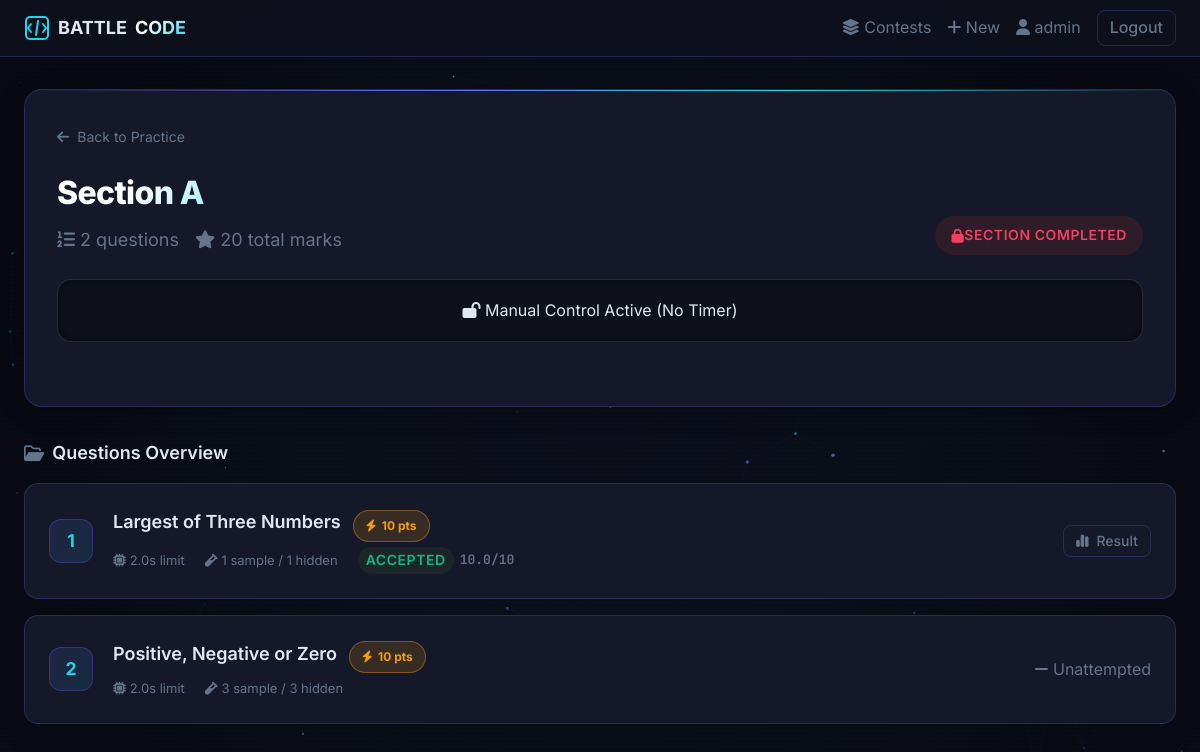
Screenshot of /contests/1/section/1/ (signed in) with the database file from the repository.
### apps/accounts/models.py (models this page shows, shortened)
class User(AbstractUser):
    ROLE_CANDIDATE = 'candidate'
    ROLE_ADMIN = 'admin'
    ROLE_CHOICES = [
        (ROLE_CANDIDATE, 'Candidate'),
        (ROLE_ADMIN, 'Admin'),
    ]
    role = models.CharField(max_length=20, choices=ROLE_CHOICES, default=ROLE_CANDIDATE)
    email = models.EmailField(unique=True)
    @property
    def is_contest_admin(self):
        return self.role == self.ROLE_ADMIN or self.is_staff

### apps/contests/models.py (models this page shows, shortened)
class Contest(models.Model):
    STATUS_DRAFT = 'draft'
    STATUS_ACTIVE = 'active'
    STATUS_ENDED = 'ended'
    STATUS_CHOICES = [
        (STATUS_DRAFT, 'Draft'),
        (STATUS_ACTIVE, 'Active'),
        (STATUS_ENDED, 'Ended'),
    ]
    title = models.CharField(max_length=255)
    description = models.TextField(blank=True)
    start_time = models.DateTimeField()
    end_time = models.DateTimeField()
    status = models.CharField(max_length=20, choices=STATUS_CHOICES, default=STATUS_DRAFT)
    created_by = models.ForeignKey(User, on_delete=models.CASCADE, related_name='created_contests')
    participants = models.ManyToManyField(User, through='ContestParticipant', related_name='contests')
    created_at = models.DateTimeField(auto_now_add=True)
    updated_at = models.DateTimeField(auto_now=True)
    enable_security_features = models.BooleanField(
        default=True,
        help_text="If enabled, participants will be logged out for exiting fullscreen or switching tabs."
    )
    manual_control_mode = models.BooleanField(
        default=False,
        help_text="If enabled, timers are disabled and sections must be manually unlocked by the admin."
    )
    class Meta:
        ordering = ['-created_at']
    @property
    def is_active(self):
        now = timezone.now()
        return self.status == self.STATUS_ACTIVE and self.start_time <= now <= self.end_time

class Section(models.Model):
    contest = models.ForeignKey(Contest, on_delete=models.CASCADE, related_name='sections')
    name = models.CharField(max_length=255)
    order = models.PositiveIntegerField(default=1)
    duration = models.PositiveIntegerField(help_text='Duration in minutes')
    is_manual_unlocked = models.BooleanField(
        default=False,
        help_text="Only used if Contest is in Manual Control Mode."
    )
    class Meta:
        ordering = ['order']
    def total_marks(self):
        return self.questions.aggregate(
            total=models.Sum('marks')
        )['total'] or 0

class Question(models.Model):
    section = models.ForeignKey(Section, on_delete=models.CASCADE, related_name='questions')
    title = models.CharField(max_length=255)
    problem_statement = models.TextField()
    input_format = models.TextField(blank=True)
    output_format = models.TextField(blank=True)
    constraints = models.TextField(blank=True)
    sample_input = models.TextField(blank=True)
    sample_output = models.TextField(blank=True)
    marks = models.PositiveIntegerField(default=10)
    time_limit = models.FloatField(default=2.0, help_text='Seconds per test case')
    order = models.PositiveIntegerField(default=1)
    created_at = models.DateTimeField(auto_now_add=True)
    java_customized = models.BooleanField(
        default=False,
        help_text='If enabled, Java participants see custom problem text below instead of the default Python text.'
    )
    java_problem_statement = models.TextField(blank=True, help_text='Java-specific problem statement (used only if Java Customized is checked)')
    java_input_format = models.TextField(blank=True, help_text='Java-specific input format')
    java_output_format = models.TextField(blank=True, help_text='Java-specific output format')
    java_constraints = models.TextField(blank=True, help_text='Java-specific constraints')
    java_sample_input = models.TextField(blank=True, help_text='Java-specific sample input')
    java_sample_output = models.TextField(blank=True, help_text='Java-specific sample output')
    class Meta:
        ordering = ['order']
    def hidden_test_count(self):
        return self.test_cases.filter(is_hidden=True).count()
    def sample_test_count(self):
        return self.test_cases.filter(is_hidden=False).count()

### apps/submissions/models.py (models this page shows, shortened)
class Submission(models.Model):
    STATUS_PENDING  = 'pending'
    STATUS_RUNNING  = 'running'
    STATUS_ACCEPTED = 'accepted'
    STATUS_PARTIAL  = 'partial'
    STATUS_WRONG    = 'wrong_answer'
    STATUS_TLE      = 'time_limit_exceeded'
    STATUS_MLE      = 'memory_limit_exceeded'
    STATUS_RE       = 'runtime_error'
    STATUS_CE       = 'compile_error'
    STATUS_FAILED   = 'failed'
    STATUS_CHOICES = [
        (STATUS_PENDING,  'Pending'),
        (STATUS_RUNNING,  'Running'),
        (STATUS_ACCEPTED, 'Accepted'),
        (STATUS_PARTIAL,  'Partial'),
        (STATUS_WRONG,    'Wrong Answer'),
        (STATUS_TLE,      'Time Limit Exceeded'),
        (STATUS_MLE,      'Memory Limit Exceeded'),
        (STATUS_RE,       'Runtime Error'),
        (STATUS_CE,       'Compile Error'),
        (STATUS_FAILED,   'Failed'),
    ]
    user = models.ForeignKey(User, on_delete=models.CASCADE, related_name='submissions')
    question = models.ForeignKey(Question, on_delete=models.CASCADE, related_name='submissions')
    code = models.TextField()
    language = models.CharField(max_length=20, default='python')
    status = models.CharField(max_length=30, choices=STATUS_CHOICES, default=STATUS_PENDING)
    score = models.FloatField(default=0)
    error_message = models.TextField(blank=True)
    submitted_at = models.DateTimeField(auto_now_add=True)
    execution_time = models.FloatField(null=True, blank=True)
    task_id = models.CharField(max_length=255, blank=True)
    class Meta:
        ordering = ['-submitted_at']
    def get_status_class(self):
        mapping = {
            self.STATUS_ACCEPTED: 'status-accepted',
            self.STATUS_PARTIAL:  'status-partial',
            self.STATUS_WRONG:    'status-wrong',
            self.STATUS_TLE:      'status-tle',
            self.STATUS_RE:       'status-re',
            self.STATUS_CE:       'status-ce',
            self.STATUS_PENDING:  'status-pending',
            self.STATUS_RUNNING:  'status-running',
            self.STATUS_FAILED:   'status-wrong',
        }
        return mapping.get(self.status, 'status-default')

### apps/contests/views.py (the view, shortened to what this page needs)
# urls.py: path('<int:contest_id>/section/<int:section_id>/', views.section_view, name='section_view'),
@login_required
def section_view(request, contest_id, section_id):
    contest = get_object_or_404(Contest, id=contest_id)
    section = get_object_or_404(Section, id=section_id, contest=contest)
    if not ContestParticipant.objects.filter(
        contest=contest, user=request.user
    ).exists():
        messages.error(request, 'You are not registered for this contest.')
        return redirect('contest_detail', contest_id=contest_id)
    if not contest.is_active and not request.user.is_contest_admin:
        messages.error(request, 'Contest is not currently active.')
        return redirect('contest_detail', contest_id=contest_id)
    if contest.manual_control_mode:
        if not section.is_manual_unlocked:
            messages.error(request, f'⏳ Section {section.name} is currently locked by the administrator.')
            return redirect('contest_detail', contest_id=contest_id)
    progress, _ = UserSectionProgress.objects.get_or_create(
        user=request.user, section=section
    )
    if progress.started_at is None:
        progress.started_at = timezone.now()
        progress.save()
    progress.lock_if_expired()
    questions = section.questions.prefetch_related('test_cases').all()
    from apps.submissions.models import Submission
    submissions_map = {}
    for q in questions:
        last = Submission.objects.filter(
            user=request.user, question=q
        ).order_by('-submitted_at').first()
        submissions_map[q.id] = last
    all_sections = contest.sections.all()
    all_section_progress = {}
    for s in all_sections:
        sp, _ = UserSectionProgress.objects.get_or_create(user=request.user, section=s)
        sp.lock_if_expired()
        all_section_progress[s.id] = sp
    return render(request, 'contests/section.html', {
        'contest': contest,
        'section': section,
        'progress': progress,
        'questions': questions,
        'submissions_map': submissions_map,
        'seconds_remaining': progress.seconds_remaining(),
        'all_sections': all_sections,
        'all_section_progress': all_section_progress,
    })

### templates/contests/section.html (shortened to what this page needs)
{% extends 'base.html' %}
{% load contest_extras %}
{% block content %}
<div class="section-header-card">
  <div style="margin-bottom: 1rem;">
    <a href="{% url 'contest_detail' contest.id %}" style="color: var(--color-text-muted); text-decoration: none; font-size: 0.875rem; display: inline-flex; align-items: center; gap: 0.5rem; transition: color 0.2s;">
      <i class="fa-solid fa-arrow-left"></i> Back to {{ contest.title }}
    </a>
  </div>
  <div style="display: flex; justify-content: space-between; align-items: flex-end; margin-bottom: 1.5rem; flex-wrap: wrap; gap: 1rem;">
    <div>
      <h1 class="page-title" style="font-size: 2rem; margin-bottom: 0.5rem; font-weight: 800; background: linear-gradient(135deg, #ffffff 30%, var(--color-cyan)); -webkit-background-clip: text; -webkit-text-fill-color: transparent; background-clip: text; letter-spacing: -0.02em;">{{ section.name }}</h1>
      <p class="page-subtitle" style="display: flex; gap: 1rem; align-items: center; color: var(--color-text-muted);">
        <span><i class="fa-solid fa-list-ol"></i> {{ section.questions.count }} questions</span>
        <span><i class="fa-solid fa-star"></i> {{ section.total_marks }} total marks</span>
      </p>
    </div>
    {% if not progress.is_locked %}
      {% if first_q_id %}
        <a href="{% url 'question_editor' first_q_id %}" class="btn btn-primary" style="padding: 0.75rem 1.5rem; border-radius: 12px; font-weight: 600;">
          <i class="fa-solid fa-laptop-code"></i> Enter Editor
        </a>
      {% endif %}
    {% else %}
      <span class="badge badge-ended" style="padding: 0.5rem 1rem; font-size: 0.875rem; border-radius: 99px;">
        <i class="fa-solid fa-lock"></i> Section Completed
      </span>
    {% endif %}
  </div>
  <div class="timer-banner" id="timer-bar">
    {% if contest.manual_control_mode %}
      <div style="flex: 1; text-align: center;">
        <span class="badge-arena badge-active-arena" style="font-size: 1rem; padding: 0.5rem 2rem;">
          <i class="fa-solid fa-lock-open"></i> Manual Control Active (No Timer)
        </span>
      </div>
    {% endif %}
  </div>
</div>
<div style="margin-bottom: 2rem;">
  <h3 style="font-size: 1.125rem; font-weight: 600; margin-bottom: 1rem; display: flex; align-items: center; gap: 0.5rem;">
    <i class="fa-regular fa-folder-open text-muted"></i> Questions Overview
  </h3>
  {% for question in questions %}
  <div class="question-card">
    <div style="display: flex; align-items: center; flex: 1;">
      <div class="q-number">{{ forloop.counter }}</div>
      <div>
        <div style="display: flex; align-items: center; gap: 0.75rem; margin-bottom: 0.25rem;">
          <h4 class="q-title">{{ question.title }}</h4>
          <span class="marks-badge"><i class="fa-solid fa-bolt"></i> {{ question.marks }} pts</span>
        </div>
        <div class="q-meta">
          <span><i class="fa-solid fa-microchip"></i> {{ question.time_limit }}s limit</span>
          <span><i class="fa-solid fa-vial"></i> {{ question.sample_test_count }} sample / {{ question.hidden_test_count }} hidden</span>
          {% with last=submissions_map|get_item:question.id %}
            {% if last %}
              <span style="display: inline-flex; align-items: center; gap: 0.375rem;">
                <span class="badge {{ last.get_status_class }}" style="padding: 0.125rem 0.5rem;">{{ last.get_status_display }}</span>
                <span style="font-family: 'JetBrains Mono', monospace; font-weight: 600;">{{ last.score }}/{{ question.marks }}</span>
              </span>
            {% endif %}
          {% endwith %}
        </div>
      </div>
    </div>
    <div>
      {% if not progress.is_locked %}
        <a href="{% url 'question_editor' question.id %}" class="btn btn-outline btn-sm" style="border-radius: 8px;">
          Solve <i class="fa-solid fa-arrow-right"></i>
        </a>
      {% else %}
        {% with last=submissions_map|get_item:question.id %}
          {% if last %}
            <a href="{% url 'submission_status' last.id %}" class="btn btn-ghost btn-sm" style="border-radius: 8px;">
              <i class="fa-solid fa-chart-simple"></i> Result
            </a>
          {% else %}
            <span class="text-muted text-sm"><i class="fa-solid fa-minus"></i> Unattempted</span>
          {% endif %}
        {% endwith %}
      {% endif %}
    </div>
  </div>
  {% endfor %}
</div>
{% endblock %}

### templates/base.html (shortened to what this page needs)
<!DOCTYPE html>
<html lang="en" data-theme="dark">
<head>
  {% load static %}
  <link rel="stylesheet" href="https://cdnjs.cloudflare.com/ajax/libs/font-awesome/6.4.0/css/all.min.css">
  <link rel="stylesheet" href="{% static 'css/main.css' %}">
</head>
<body>
<nav class="navbar" id="main-nav">
  <div class="nav-inner">
    <a href="{% url 'contest_list' %}" class="nav-brand">
      <svg width="26" height="26" viewBox="0 0 26 26" fill="none" aria-label="BATTLE CODE">
        <rect x="2" y="2" width="22" height="22" rx="4" stroke="var(--color-primary)" stroke-width="2"/>
        <path d="M7 9l-3 4 3 4M19 9l3 4-3 4M14 6l-2 14"
              stroke="var(--color-primary)" stroke-width="2" stroke-linecap="round"/>
      </svg>
      BATTLE <strong>CODE</strong>
    </a>
    <div class="nav-links">
      <a href="{% url 'contest_list' %}"><i class="fa-solid fa-layer-group"></i> Contests</a>
      {% if user.is_authenticated %}
        {% if user.is_contest_admin %}
          <a href="{% url 'admin_contest_create' %}"><i class="fa-solid fa-plus"></i> New</a>
        {% endif %}
        <a href="{% url 'profile' %}"><i class="fa-solid fa-user"></i> {{ user.username }}</a>
        <a href="{% url 'logout' %}" class="btn btn-ghost btn-sm">Logout</a>
      {% else %}
        <a href="{% url 'login' %}" class="btn btn-ghost btn-sm">Login</a>
        <a href="{% url 'register' %}" class="btn btn-primary btn-sm">Register</a>
      {% endif %}
    </div>
  </div>
</nav>
<div class="arena-wrapper">
  <main class="main-content" id="main-content">
    {% block content %}{% endblock %}
  </main>
</div>
</body>
</html>

### rows the page displays
User: username "admin"
Contest: title "Practice"
Section: name "Section A", questions.count "2", total_marks "20"
Question: title "Largest of Three Numbers", marks "10", time_limit "2.0", sample_test_count "1", hidden_test_count "1", shows "Result"
Submission: status "ACCEPTED", score "10.0"
Question: title "Positive, Negative or Zero", marks "10", time_limit "2.0", sample_test_count "3", hidden_test_count "3", shows "Unattempted"
